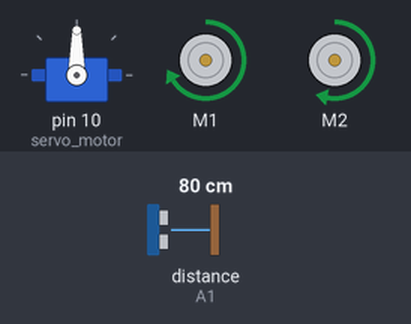
A sketch run on a simulated Arduino Uno, built with avr-gcc and run on an emulated ATmega328P. Parts: servo, 2 × DC motor (green arrow = forward, orange = backward, longer = faster). The inputs (shaded band) are chosen by the test bench; at power-on: distance to the obstacle (sensor on A1) 80 cm. The echo pulse lasts 58.3 µs per cm.

Above: at 3.7 s.
3.8 s: distance to the obstacle (sensor on A1) set to 34 cm
5.3 s: distance to the obstacle (sensor on A1) set to 27 cm
At 5.92 s:
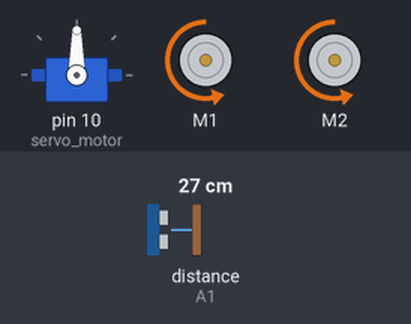
At 6.9 s:
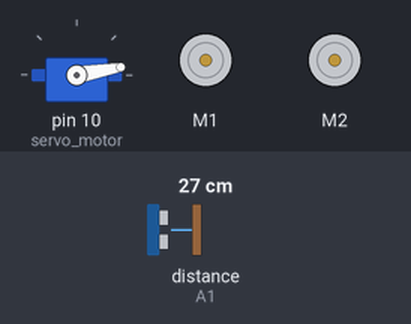
11.3 s: distance to the obstacle (sensor on A1) set to 35 cm
14.2 s: distance to the obstacle (sensor on A1) set to 2 cm
At 16.7 s:
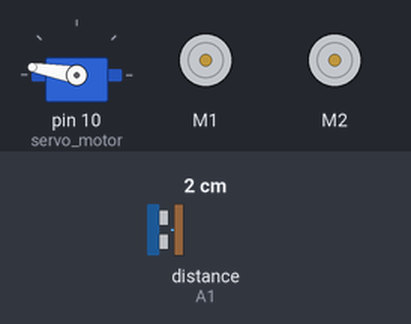
Timing chart, 0 to 18.2 s (numbered marks = the images above; inputs shaded):
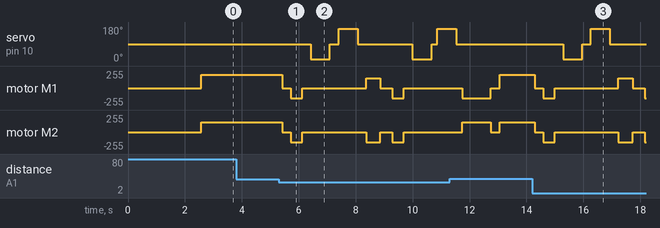

Measured:
- the behaviour switches between 31 and 30 cm on distance to the obstacle (sensor on A1) (found by bisection; images 0 and 1)
- after the input at 3.8 s, every drawn part: stays the same
- after the input at 5.3 s, servo on pin 10 (servo_motor): 90° → 10° after 1.1 s, → 90° 0.67 s later, → 170° 0.30 s later, → 90° 0.67 s later, … (7 changes in this stretch); motor M1: forward 200/255 → stopped after 0.12 s, → backward 150/255 0.30 s later, → stopped 0.40 s later, → forward 150/255 2.2 s later, … (7 changes in this stretch)
- after the input at 14.2 s, servo on pin 10 (servo_motor): 90° → 10° after 1.1 s, → 90° 0.67 s later, → 170° 0.30 s later, → 90° 0.67 s later; motor M1: forward 200/255 → stopped after 0.09 s, → backward 150/255 0.30 s later, → stopped 0.40 s later, → forward 150/255 2.2 s later, … (6 changes in this stretch)

The sketch:

Robot_Car.ino
```cpp
#include <AFMotor.h>
#include <Servo.h>
#include <NewPing.h>

// Moteurs
AF_DCMotor leftMotor(1, MOTOR12_64KHZ);
AF_DCMotor rightMotor(2, MOTOR12_64KHZ);

// Capteur à ultrasons
#define trig_pin A0
#define echo_pin A1
#define maximum_distance 200

NewPing sonar(trig_pin, echo_pin, maximum_distance);

// Servo
Servo servo_motor;

boolean goesForward = false;
int distance = 100;
int obstacleCounter = 0;  // Compteur de détections d'obstacles

void setup(){
  servo_motor.attach(10);
  servo_motor.write(90);
  delay(2000);

  distance = readPing();
  delay(100);
  distance = readPing();
  delay(100);
  distance = readPing();
  delay(100);
}

void loop(){
  int distanceRight = 0;
  int distanceLeft = 0;
  delay(50);

  if (distance <= 30){
    obstacleCounter++;  // Incrémenter si obstacle détecté
    moveStop();
    delay(300);
    moveBackward();
    delay(400);
    moveStop();
    delay(300);

    // Si 2 obstacles détectés successivement → demi-tour
    if (obstacleCounter >= 2) {
      turnAround();
      obstacleCounter = 0;
    } else {
      distanceRight = lookRight();
      delay(300);
      distanceLeft = lookLeft();
      delay(300);

      if (distanceRight >= distanceLeft){
        turnRight();
      } else {
        turnLeft();
      }
    }
  } else {
    moveForward();
    obstacleCounter = 0;  // Réinitialiser si plus d'obstacle
  }

  distance = readPing();
}

// Lecture sonar
int readPing(){
  delay(70);
  int cm = sonar.ping_cm();
  if (cm == 0) cm = 250;
  return cm;
}

// Servo vers la droite
int lookRight(){
  servo_motor.write(10);
  delay(500);
  int dist = readPing();
  delay(100);
  servo_motor.write(90);
  return dist;
}

// Servo vers la gauche
int lookLeft(){
  servo_motor.write(170);
  delay(500);
  int dist = readPing();
  delay(100);
  servo_motor.write(90);
  return dist;
}

// Mouvement
void moveStop(){
  leftMotor.run(RELEASE);
  rightMotor.run(RELEASE);
}

void moveForward(){
  if (!goesForward) {
    goesForward = true;
    leftMotor.setSpeed(200);
    rightMotor.setSpeed(150);
    leftMotor.run(FORWARD);
    rightMotor.run(FORWARD);
  }
}

void moveBackward(){
  goesForward = false;
  leftMotor.setSpeed(150);
  rightMotor.setSpeed(150);
  leftMotor.run(BACKWARD);
  rightMotor.run(BACKWARD);
}

void turnRight(){
  leftMotor.setSpeed(150);
  rightMotor.setSpeed(150);
  leftMotor.run(FORWARD);
  rightMotor.run(BACKWARD);
  delay(500);
  moveStop();
}

void turnLeft(){
  leftMotor.setSpeed(150);
  rightMotor.setSpeed(150);
  leftMotor.run(BACKWARD);
  rightMotor.run(FORWARD);
  delay(500);
  moveStop();
}

void turnAround(){
  int rightDist = lookRight();
  delay(200);
  int leftDist = lookLeft();
  delay(200);

  leftMotor.setSpeed(150);
  rightMotor.setSpeed(150);

  if (rightDist >= leftDist) {
    // Tourne à droite (sens horaire)
    leftMotor.run(FORWARD);
    rightMotor.run(BACKWARD);
    delay(1000); // durée du demi-tour
  } else {
    // Tourne à gauche (sens anti-horaire)
    leftMotor.run(BACKWARD);
    rightMotor.run(FORWARD);
    delay(1000);
  }

  moveStop();
  delay(200);
}
```
